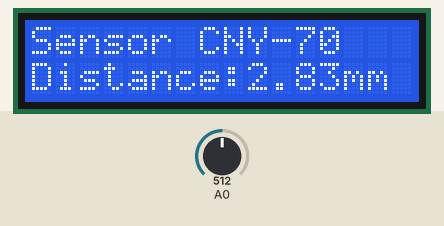
Simulated run of this sketch. Board: Arduino Uno, built with avr-gcc and run on an emulated ATmega328P. Shown: 16×2 character LCD. The test bench sets the inputs (shaded band); at power-on: A0 = 512.

Above: at 1.2 s.
1.3 s: A0 set to 716
At 2.8 s:
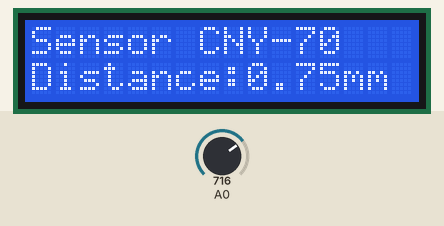
3.5 s: A0 set to 900
At 4.8 s:
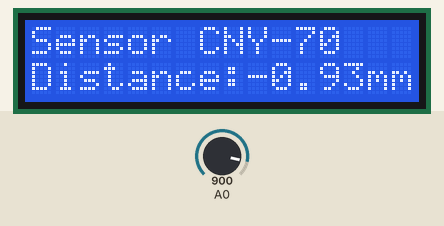
5.5 s: A0 set to 1023
At 6.9 s:
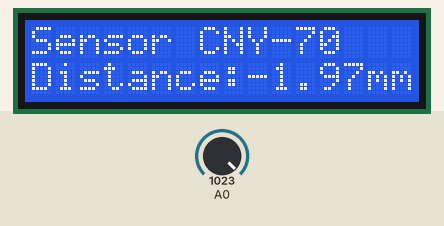
Timing chart, 0 to 8.5 s (numbered marks = the images above; inputs shaded):
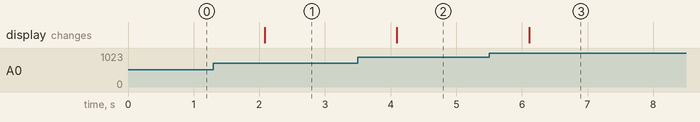

Measured:
- after the input at 1.3 s, the display: changes after 0.78 s (image 1)
- after the input at 3.5 s, the display: changes after 0.60 s (image 2)
- after the input at 5.5 s, the display: changes after 0.61 s (image 3)

The sketch:

CNY-70_Codigo.ino
```cpp
#include <LiquidCrystal.h>

LiquidCrystal lcd(12,11,5,4,3,2);

void setup() {
  pinMode(A0, INPUT);
  Serial.begin(9600); lcd.begin(16,2);
}

  double vin = 0;
  double vout = 0;
  double x1 = 0;
  double x2 = 0;
  double a = 0.0146;
  double b = -0.5332;

void loop() {

  double c = 3.8929;

   lcd.clear();
   lcd.print("Sensor CNY-70");

  vin = analogRead(A0);

  vout = (vin*5)/1023;

  c=c-vout;

  //x1=(-b+sqrt(pow(b,2)-4*a*c))/(2*a);

  x2=(-b-sqrt(pow(b,2)-4*a*c))/(2*a);

  lcd.setCursor(0,1);
  lcd.print("Distance:");
  lcd.print(x2);
  lcd.print("mm");
  //Serial.print("x1: ");
  //Serial.println(x1);

  delay(1000);

}
```
